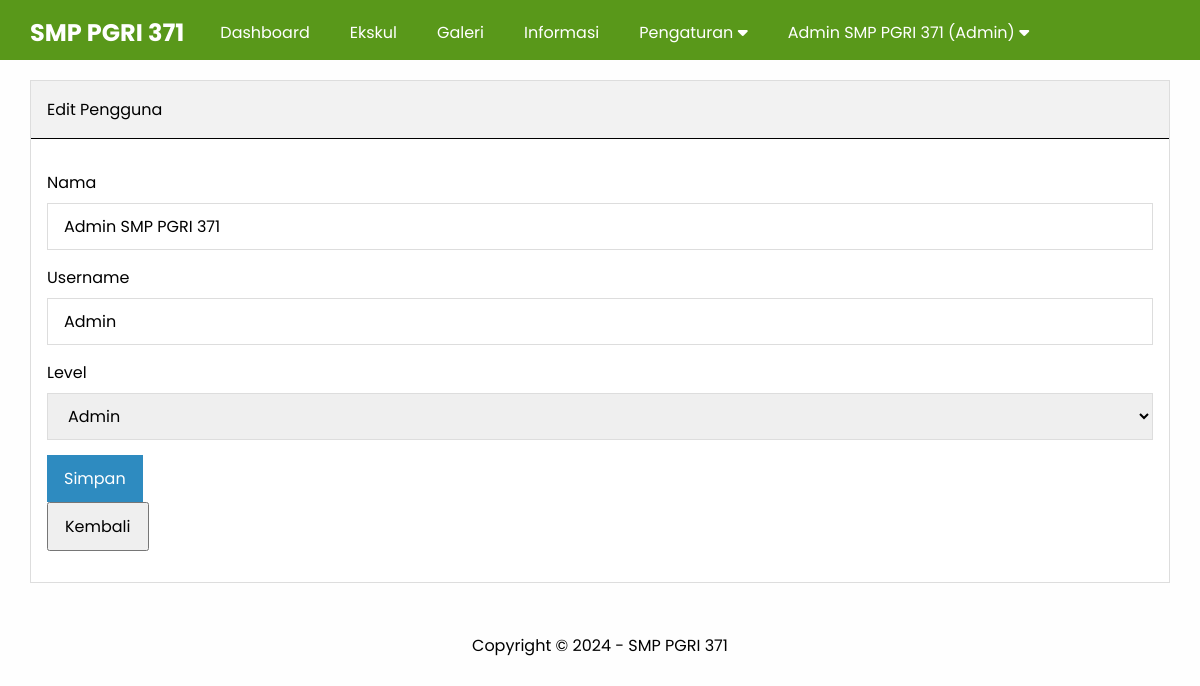
The page /admin/edit-pengguna.php?id=12 (signed in) on the database its author committed.
### tables this page shows
CREATE TABLE `pengaturan` (
  `id` int(11) NOT NULL,
  `nama` varchar(50) NOT NULL,
  `email` varchar(50) NOT NULL,
  `telepon` varchar(20) NOT NULL,
  `alamat` text NOT NULL,
  `logo` varchar(50) NOT NULL,
  `favicon` varchar(50) NOT NULL,
  `tentang_sekolah` text NOT NULL,
  `foto_sekolah` varchar(50) NOT NULL,
  `google_maps` text NOT NULL,
  `nama_kepsek` varchar(50) NOT NULL,
  `foto_kepsek` varchar(50) NOT NULL,
  `sambutan_kepsek` text NOT NULL,
  `created_at` timestamp NOT NULL DEFAULT current_timestamp(),
  `updated_at` datetime DEFAULT NULL
);

CREATE TABLE `pengguna` (
  `id` int(11) NOT NULL,
  `nama` varchar(100) NOT NULL,
  `username` varchar(100) NOT NULL,
  `password` varchar(50) NOT NULL,
  `level` enum('Super Admin','Admin') NOT NULL,
  `created_at` timestamp NOT NULL DEFAULT current_timestamp(),
  `updated_at` datetime DEFAULT NULL
);

### admin/edit-pengguna.php (the view, shortened to what this page needs)
<?php
include 'header.php'
?>
<?php
    $pengguna   = mysqli_query($conn, "SELECT * FROM pengguna WHERE id = '".$_GET['id']."' ");
    $p          = mysqli_fetch_object($pengguna);
?>
    <div class="content">
        <div class="container">
            <div class="box">
                <div class="box-header">
                   Edit Pengguna
                </div>
                <div class="box-body">
                   <form action="" method="POST">
                    <div class="form-group">
                        <label for="">Nama</label>
                        <input type="text" name="nama" placeholder="Nama Lengkap" class="input-control" value="<?= $p->nama ?>" required>
                    </div>
                    <div class="form-group">
                        <label for="">Username</label>
                        <input type="text" name="user" placeholder="Username" class="input-control" value="<?= $p->username ?>"  required>
                    </div>
                    <div class="form-group">
                        <label for="">Level</label>
                        <select name="level" id="" class="input-control" required>
                            <option value="Admin" <?= ($p->level == 'Admin')? 'selected':''; ?>>Admin</option>
                        </select>
                    </div>
                    <input type="submit" name="submit" value="Simpan" class="btn btn-blue">
                    <button type="button" class="btn" onclick="window.location = 'pengguna.php'">Kembali</button>
                   </form>
                </div>
            </div>
        </div>
    </div>
<?php
include 'footer.php'
?>

### admin/header.php (shortened to what this page needs)
<?php
include '../koneksi.php';
$identitas = mysqli_query($conn, "SELECT * FROM pengaturan ORDER BY id DESC LIMIT 1");
$d = mysqli_fetch_object($identitas);
?>
<!DOCTYPE html>
<html lang="en">
<head>
    <link rel="stylesheet" href="../assets/css/styles.css">
    <link rel="stylesheet" href="https://cdnjs.cloudflare.com/ajax/libs/font-awesome/6.6.0/css/all.min.css" />
</head>
<body class="bg-light">
     <div class="navbar">
        <div class="container">
             <h2 class="nav-brand float-left"><a href="index.php"><?= $d->nama ?></a></h2>
              <ul class="nav-menu float-left">
                <li><a href="index.php">Dashboard</a></li>
                <?php if($_SESSION['ulevel'] == 'Super Admin'){ ?>
                <li><a href="pengguna.php">Pengguna</a></li>
                <?php }elseif($_SESSION['ulevel'] == 'Admin'){ ?>
                <li><a href="ekskul.php">Ekskul</a></li>
                <li><a href="galeri.php">Galeri</a></li>
                <li><a href="informasi.php">Informasi</a></li>
                <li>
                    <a href="#">Pengaturan <i class="fa fa-caret-down"></i></a>
                </li>
                <?php } ?>
                <li>
                    <a href="#"><?= $_SESSION['uname'] ?> (<?= $_SESSION['ulevel'] ?>) <i class="fa fa-caret-down"></i></a>
                </li>
              </ul>
        </div>
     </div>

### admin/footer.php
<div class="footer">
        <div class="container text-center">
            Copyright &copy; 2024 - <?= $d->nama ?>
        </div>
     </div>
</body>
</html>

### assets/css/styles.css (style rules this page uses)
* { margin: 0; padding: 0; font-family: "Poppins", sans-serif; box-sizing: border-box; }
.box { border: 1px solid #ddd; background-color: #ffffff; }
.box-header { padding: 16px; border-bottom: 1px solid; background-color: #f2f2f2; }
.box-body { padding: 16px; }
form { margin: 15px 0; }
.form-group { margin-bottom: 15px; }
.form-group label { display: block; margin-bottom: 8px; }
.form-group .input-control { padding: 10px 16px; width: 100%; font-size: 16px; border: 1px solid #ddd; }
.btn { display: flex; text-align: center; justify-content: center; }
.btn { padding: 10px 16px; font-size: 16px; }
.btn-blue { background-color: #2e8bc0; color: #ffffff; border: 1px solid #2e8bc0; }
.text-center { text-align: center !important; }
.container { width: 1140px; margin: 0 auto; }
.container::after { content: ""; display: block; clear: both; }
.bg-light { background-color: #fefefe; }
.navbar { height: 60px; width: 100%; background-color: #59981a; position: fixed; top: 0; z-index: 1000; }
.navbar a { color: #ffffff; }
.nav-brand { display: inline-block; padding: 15px 0; margin-right: 16px; }
.nav-menu { display: flex; list-style: none; }
.nav-menu li a { padding: 20px; display: inline-block; }
.float-left { float: left; }
a { text-decoration: none; }
.content { padding: 80px 0 30px 0; }
.footer { padding: 20px 0; }

### rows shown on the page
pengaturan: nama "SMP PGRI 371"
pengguna: nama "Admin SMP PGRI 371", user "Admin", level "Admin"

### other values the page prints
$_SESSION['uname'] "Admin SMP PGRI 371"
$_SESSION['ulevel'] "Admin"
